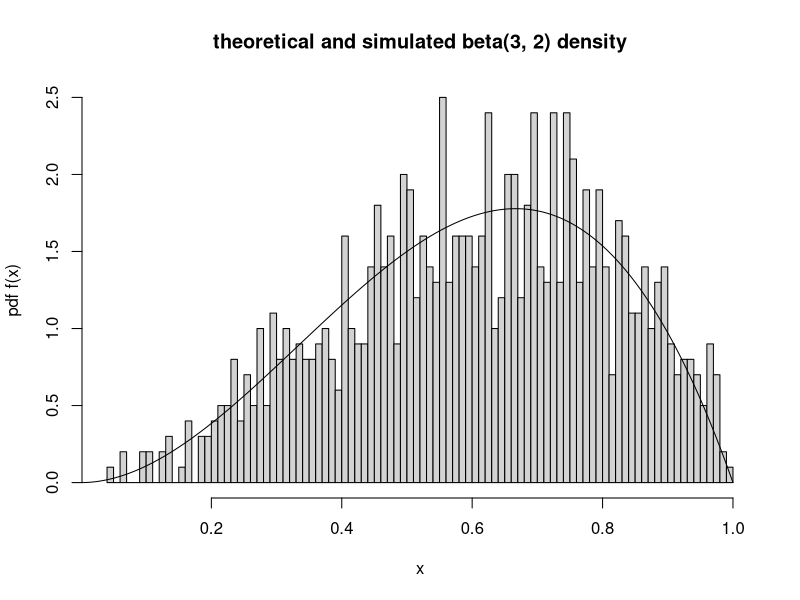
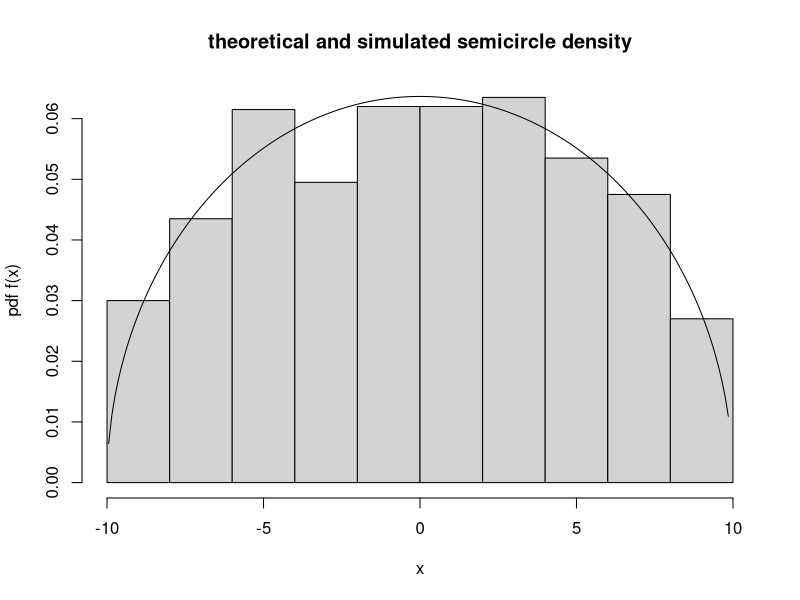
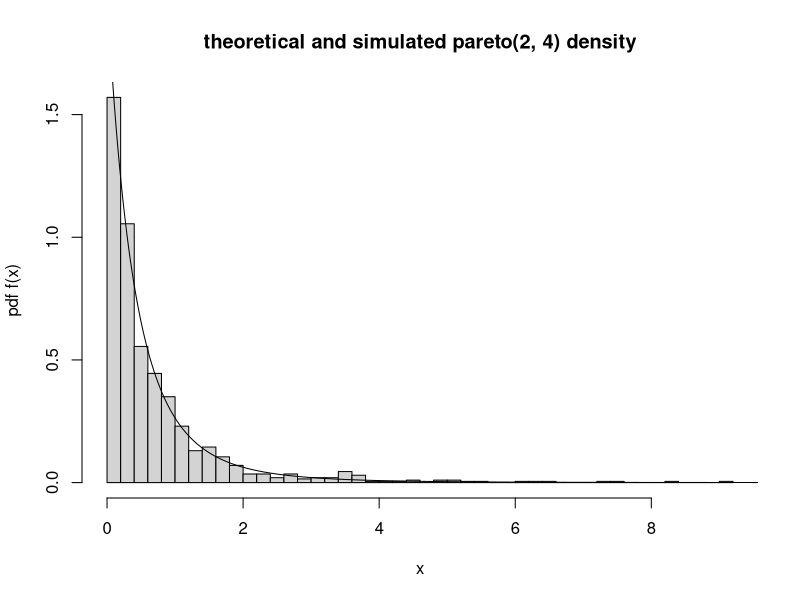
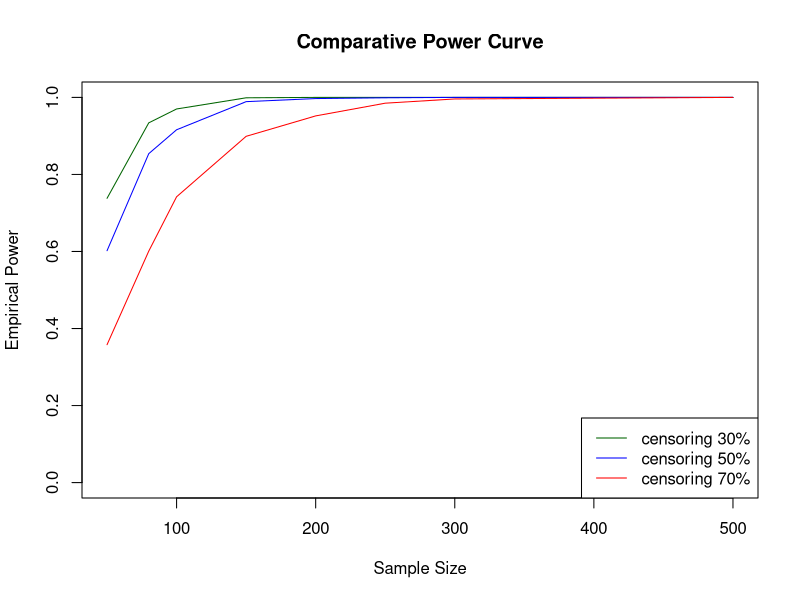

These charts were generated, in order, by the following R code:
## ---- chunk 1
knitr::opts_chunk$set(echo = TRUE)
## ---- chunk 2
# Candidate distribution: unif(0, 1)
beta.sim <- function(alpha, beta, c) {
    stopifnot(alpha >= 1 & beta >= 1)
    while(TRUE) {
        g <- runif(1, 0, 1)
        cu <- runif(1, 0, c)
        f <- g^(alpha - 1) * (1 - g)^(beta - 1) / (beta(alpha, beta))
        if(cu < f) return(g)
    }
}

# find the best c: we got the largest f(x)/g(x) at x = 2/3
# which means the best c we got is
c <- (2/3)^2 * (1/3) / beta(3, 2)
n <- 1000
x <- rep(0, n)
for(i in 1:n) {
    x[i] <- beta.sim(3, 2, c)
}

hist(x, breaks = 100, freq = F, xlab = "x", ylab = "pdf f(x)",
    main = "theoretical and simulated beta(3, 2) density")
y <- seq(0, 1, 0.001)
lines(y, dbeta(y, 3, 2))
## ---- chunk 3
# f(x) = (2 / (pi*R^2)) * sqrt(R^2 - x^2)
# g(x) = 1 / 2R
# f(x) / g(x) = (4 / (pi * R)) * sqrt(R^2 - x^2)
# f(x) / g(x) has the largest value at 4/pi when x = 0
# c = 4 / pi
semicircle.sim <- function(R) {
    while(TRUE) {
         y <- runif(1, -R, R)
         d <- (4 / (pi * R)) * sqrt(R^2 - y^2)
         u <- runif(1, 0, 4/pi)
         if(u < d) return(y)
    }
}

dsemicircle <- function(R, x) {
    (2 / (pi*R^2)) * sqrt(R^2 - x^2)
}

n <- 1000
x <- rep(0, n)
R <- 10
for(i in 1:n) {
    x[i] <- semicircle.sim(R)
}
hist(x, freq = F, xlab = "x", ylab = "pdf f(x)",
    main = "theoretical and simulated semicircle density")
y <- seq(min(x), max(x), 0.1)
lines(y, dsemicircle(R = 10, x = y))
## ---- chunk 4
# cdf: 1 - (a / (x + a))^b
# cdf inverse F^-1(u): a * ((1 - u)^(-1/b) - 1)
pareto.sim <- function(a, b) {
    u <- runif(1)
    x <- a * ((1 - u)^(-1/b) - 1)
    x
}
n <- 1000
y <- rep(0, n)
for(i in 1:n) {
    y[i] <- pareto.sim(2, 4)
}

hist(y, breaks = 50, freq = F, xlab = "x", ylab = "pdf f(x)",
    main = "theoretical and simulated pareto(2, 4) density")
dpareto <- function(x, a, b) b * a^b / (x + a)^(b + 1)
z <- seq(0, 15, 0.01)
lines(z, dpareto(z, 2, 4))
## ---- chunk 5
library(MASS)
rwhis.general <- function(n, Sigma) {
    x <- mvrnorm(n, mu, Sigma)
    M <- t(x) %*% x
    M
}
rwhis.bartlett <- function(d, sigma) {
    A <- matrix(rnorm(d * d), nrow = d, ncol = d)
    A[!lower.tri(A)] <- 0
    for(i in 1:d) {
        diag(A)[i] <- sqrt(rchisq(1, df = n - i + 1))
    }
    L <- t(chol(sigma))
    M <- L %*% A %*% t(A) %*% t(L)
    M
}

n <- 100 # sample size
d <- 2 # dimension
N <- 2000 # iterations
sigma <- matrix(c(1, 0.5, 0.5, 2), 2, 2, byrow = T)
mu <- numeric(d)

# general method
set.seed(100)
system.time(for(i in 1:N){
    rwhis.general(n, sigma)
})

# Bartlett decomposition method
set.seed(100)
system.time(for(i in 1:N){
    rwhis.bartlett(d, sigma)
})
## ---- chunk 6
library(survival)

# Function to simulate survival data with calibrated censoring
simulate_survival_AFT <- function(n, target_censor_rate, lambda, nu, beta) {
    # 1. Covariate: Treatment Assignment (1:1 allocated)
    X <- rbinom(n, size = 1, prob = 0.5)

    # 2. Uniform draws for inverse transform
    U_t <- runif(n)

    # 3. True event times via Weibull inversion
    T_true <- ((-log(U_t) / lambda)^(1 / nu)) / exp(X * beta)

    # 4. Bisection search to calibrate tau for target censor rate
    U_c <- runif(n)
    low <- 0.1
    high <- as.numeric(quantile(T_true, 0.999))

    for(i in 1:1000) {
        mid_tau <- (low + high) / 2
        C_temp <- mid_tau * U_c
        current_rate <- mean(T_true > C_temp)

        if(abs(current_rate - target_censor_rate) < 1e-4) {
            tau <- mid_tau
            break
        } else if (current_rate > target_censor_rate) {
            low <- mid_tau
        } else {
            high <- mid_tau
        }
    }
    tau <- mid_tau

    # 5. Calculate observed variables
    C_time <- tau * U_c
    Y_obs <- pmin(T_true, C_time)
    d_event <- as.numeric(T_true <= C_time)

    data.frame(
        id  = 1:n,
        treatment = X,
        true_time = T_true,
        censor_time = C_time,
        time = Y_obs,
        status = d_event
    )
}

run_mc_power_r <- function(sample_sizes = c(50, 80, 100, 150, 200, 250, 300, 500),
                           n_sim = 1000, target_censor_rate,
                           seed = 42) {
    set.seed(seed)
    lam <- 0.04
    nu <- 1.4
    beta <- -0.7

    results <- list()

    for(N in sample_sizes) {
        p_values <- numeric(n_sim)

        for(s in 1:n_sim) {
            sim_df <- simulate_survival_AFT(n = N,
                                  target_censor_rate = target_censor_rate,
                                  lambda = lam,
                                  nu = nu,
                                  beta = beta)
            X <- sim_df$treatment
            Y_obs <- sim_df$time
            d_event <- sim_df$status

            # Cox Proportional Hazards Model fit
            fit <- coxph(Surv(Y_obs, d_event) ~ X)
            p_values[s] <- summary(fit)$coefficients["X", "Pr(>|z|)"]
        }

        power <- mean(p_values < 0.05)

        results[[as.character(N)]] <- data.frame(
            Sample_Size = N,
            Target_HR = round(exp(beta), 2),
            Censor_Rate = paste0(target_censor_rate * 100, "%"),
            Simulations = n_sim,
            Empirical_Power = round(power, 3)
        )
    }

    do.call(rbind, results)
}

# 30% censoring rate
power_table_30 <- run_mc_power_r(target_censor_rate = 0.30)
print(power_table_30)

# 50% censoring rate
power_table_50 <- run_mc_power_r(target_censor_rate = 0.50)
print(power_table_50)

# 70% censoring rate
power_table_70 <- run_mc_power_r(target_censor_rate = 0.70)
print(power_table_70)

plot(x = power_table_30$Sample_Size, y = power_table_30$Empirical_Power,
     type = "l", col = "darkgreen", ylim = c(0, 1), xlim = c(50, 500),
     xlab = "Sample Size", ylab = "Empirical Power",
     main = "Comparative Power Curve")
lines(x = power_table_50$Sample_Size, y = power_table_50$Empirical_Power, col = "blue")
lines(x = power_table_70$Sample_Size, y = power_table_70$Empirical_Power, col = "red")

legend("bottomright", legend = c("censoring 30%", "censoring 50%", "censoring 70%"),
       col = c("darkgreen", "blue", "red"), lty = 1, lwd = 1)
